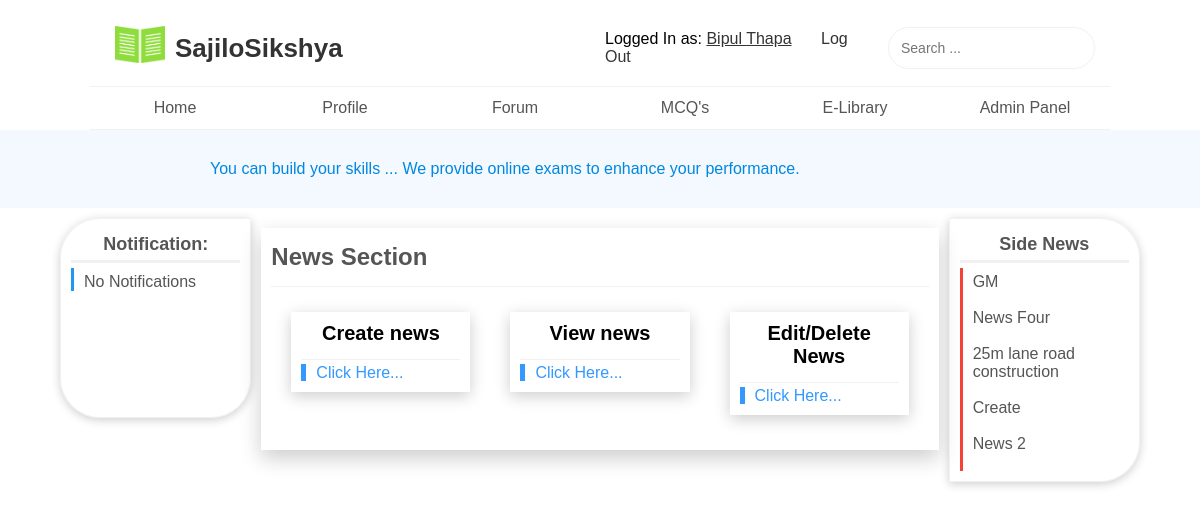
Page /admin.php (signed in) on the committed database.
### tables this page shows
CREATE TABLE `register` (
  `id` int(11) NOT NULL,
  `firstname` varchar(255) NOT NULL,
  `lastname` varchar(255) NOT NULL,
  `email` text NOT NULL,
  `password` text NOT NULL,
  `post` text NOT NULL,
  `username` varchar(255) NOT NULL,
  `college` varchar(255) NOT NULL,
  `usersex` text NOT NULL,
  `dob` date NOT NULL,
  `birthplace` text NOT NULL,
  `biography` text NOT NULL,
  `image` longblob NOT NULL,
  `role` varchar(255) NOT NULL
);

CREATE TABLE `news` (
  `news_id` int(11) NOT NULL,
  `news_headline` varchar(255) NOT NULL,
  `news_short_description` text NOT NULL,
  `news_full_story` text NOT NULL,
  `date` date NOT NULL
);

### aside_news.php (the view)
<?php
    $sql= "SELECT * FROM news ORDER BY news_id DESC LIMIT 5";
    $result = mysqli_query($con,$sql);
    while ($row= mysqli_fetch_array( $result)){
        ?>
       <a href="view_full_news.php?id=<?php echo $row['news_id']?>"><?php
        echo $row['news_headline'];
        ?></a>
        <br>
<?php
    }
?>

### includes/header.php (shortened to what this page needs)
<?php
    $result = mysqli_query($con, "SELECT * FROM register WHERE username = '$username'");
    while( $row = mysqli_fetch_assoc($result) ) {
      $firstname = $row['firstname'];
      $lastname = $row['lastname'];
    }
?>
<!DOCTYPE html>
<html lang="en">
    <head>
        <link rel="stylesheet" href="styles/style.css">
        <link rel="stylesheet" href="styles/sajilosikshya.css">
        <link rel="stylesheet" href="styles/profile.css">
        <link rel="stylesheet" href="styles/forum.css">
        <link rel="stylesheet" href="styles/mcq_section.css">
    </head>
    <body>
        <div id="wrapper">
            <header id="main_header">
                <div id="main_header_content">
                    <div id="main_header_title">
                        <div>
                            <img style="margin-right: 10px;" src="logo.png" width="50" alt="SajiloSikshya.com">
                        </div>
                        <div>
                            SajiloSikshya
                        </div>
                    </div>
                    <div id="main_header_links">
                        <div>
                            <span>Logged In as: </span>
                            <a style="text-decoration: underline;" href="profile.php"><?php echo $firstname . ' ' . $lastname; ?></a>
                            <a href="logout.php">Log Out</a>
                        </div>
                        <div>
                            <input type="search" placeholder="Search ..." onkeydown="if(event.keyCode == 13) alert('You searched ' + this.value)">
                        </div>
                    </div>
                </div>
                <div id="main_header_seperator"></div>
                <div id="navigation_menu">
                    <ul>
                        <li><a href="welcome.php">Home</a></li>
                        <li><a href="profile.php">Profile</a></li>
                        <li><a href="main_forum.php">Forum</a></li>
                        <li><a href="mcq_section.php">MCQ's</a></li>
                        <li><a href="javascript: void(0)">E-Library</a></li>
                        <?php
                            $sql= "SELECT * FROM register WHERE username='$_SESSION[username]'";
                            $result = mysqli_query($con,$sql);
                            $row = mysqli_fetch_assoc($result);
                            if ($row["role"] == "admin"){
                                ?>
                                <li class="dropdown">
                                    <a href="javascript: void(0)">Admin Panel</a>
                                </li>
                                <?php
                            } else{
                                $_SESSION['role'] = 'user';
                            }
                        ?>
                    </ul>
                </div>
            </header>

### styles/style.css (style rules this page uses)
* { margin: 0; padding: 0; font-family: "Trebuchet MS", Helvetica, sans-serif; box-sizing: border-box; }
#main_header { width: 100%; padding: 10px 0px 0px 0px; }
#main_header #main_header_content { width: 85%; margin: 0px auto; padding: 15px; display: flex; display: -webkit-flex; }
#main_header #main_header_content #main_header_title { margin-left: 10px; font-size: 26px; font-weight: bold; color: #333; display: flex; display: -webkit-flex; align-items: center; flex: 1; }
#main_header #main_header_content #main_header_links { display: flex; display: -webkit-flex; flex: 1; align-items: center; justify-content: flex-end; }
#main_header #main_header_content #main_header_links div { margin: 2px 0px; }
#main_header #main_header_content #main_header_links input[type="search"] { padding: 12px; font-size: 14px; border-radius: 100px; outline: none; border: 1px solid #f1f1f1; transition: border 0.3s; }
#main_header #main_header_content #main_header_links a { color: #333; text-decoration: none; margin-right: 25px; transition: color 0.3s; }
#main_header #main_header_seperator { border-bottom: 1px solid #f1f1f1; width: 85%; margin: 0px auto; }
#main_header #navigation_menu { width: 85%; margin: 0px auto; }
#main_header #navigation_menu ul { list-style: none; display: flex; display: -webkit-flex; flex-direction: row; }
#main_header #navigation_menu ul li { float: left; flex: 1; text-align: center; }
#main_header #navigation_menu ul li a { text-decoration: none; color: #555; display: block; padding: 12px; transition: color 0.3s; }
.dropdown { position: relative; }
#main_section #right_section #right_section_content a { text-decoration: none; color: #555; display: block; }

### rows in the picture
register: firstname "Bipul", lastname "Thapa"
news: news_headline "GM"
news: news_headline "News Four"
news: news_headline "25m lane road construction"
news: news_headline "Create"
news: news_headline "News 2"

### other values in the picture
$errormessage "No Notifications"
